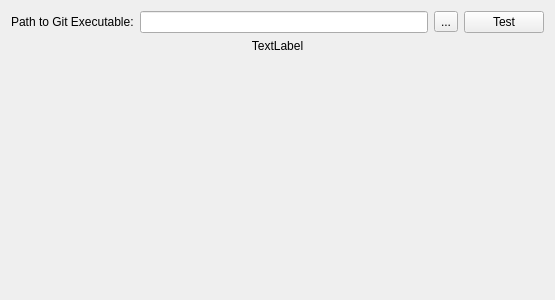
<?xml version="1.0" encoding="UTF-8"?>
<ui version="4.0">
 <class>ToolsGitWidget</class>
 <widget class="QWidget" name="ToolsGitWidget">
  <property name="geometry">
   <rect>
    <x>0</x>
    <y>0</y>
    <width>555</width>
    <height>300</height>
   </rect>
  </property>
  <property name="windowTitle">
   <string>Git</string>
  </property>
  <layout class="QGridLayout" name="gridLayout">
   <item row="0" column="3">
    <widget class="QPushButton" name="btnTestGit">
     <property name="text">
      <string>Test</string>
     </property>
    </widget>
   </item>
   <item row="0" column="2">
    <widget class="QToolButton" name="btnBrowseGit">
     <property name="toolTip">
      <string>Browse</string>
     </property>
     <property name="text">
      <string>...</string>
     </property>
    </widget>
   </item>
   <item row="0" column="1">
    <widget class="QLineEdit" name="txtGitPath"/>
   </item>
   <item row="2" column="0">
    <spacer name="verticalSpacer">
     <property name="orientation">
      <enum>Qt::Vertical</enum>
     </property>
     <property name="sizeHint" stdset="0">
      <size>
       <width>20</width>
       <height>40</height>
      </size>
     </property>
    </spacer>
   </item>
   <item row="0" column="0">
    <widget class="QLabel" name="label">
     <property name="text">
      <string>Path to Git Executable:</string>
     </property>
    </widget>
   </item>
   <item row="1" column="0" colspan="4">
    <widget class="QLabel" name="lblGitInfo">
     <property name="text">
      <string>TextLabel</string>
     </property>
     <property name="alignment">
      <set>Qt::AlignCenter</set>
     </property>
    </widget>
   </item>
  </layout>
 </widget>
 <tabstops>
  <tabstop>txtGitPath</tabstop>
  <tabstop>btnBrowseGit</tabstop>
  <tabstop>btnTestGit</tabstop>
 </tabstops>
 <resources/>
 <connections/>
</ui>
